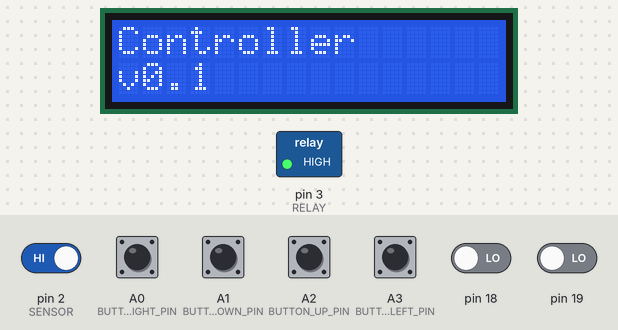
Recording of a sketch running on a simulated Arduino Uno, built with avr-gcc and run on an emulated ATmega328P. On the bench: 16×2 character LCD, switched loads named in the sketch (green lamp = pin HIGH). The test bench sets the inputs (shaded band); at power-on: A0 (BUTTON_RIGHT_PIN), A1 (BUTTON_DOWN_PIN), A2 (BUTTON_UP_PIN), A3 (BUTTON_LEFT_PIN), pin 2 (SENSOR) HIGH, pin 18, pin 19 LOW. EEPROM starts erased; what the sketch prints to the serial monitor is not drawn.

Above: at 1.2 s.
1.3 s: pin 2 (SENSOR) driven LOW
At 2.1 s:
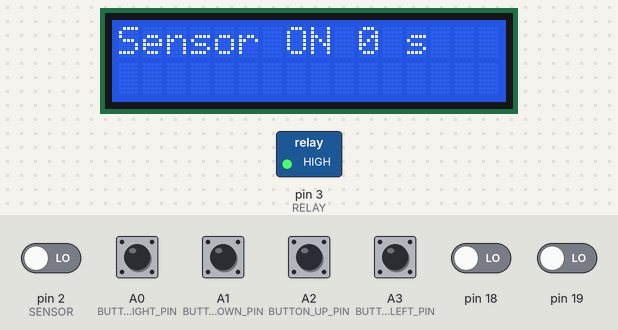
4.3 s: A0 (BUTTON_RIGHT_PIN) pulled LOW for 0.15 s
At 5.6 s:
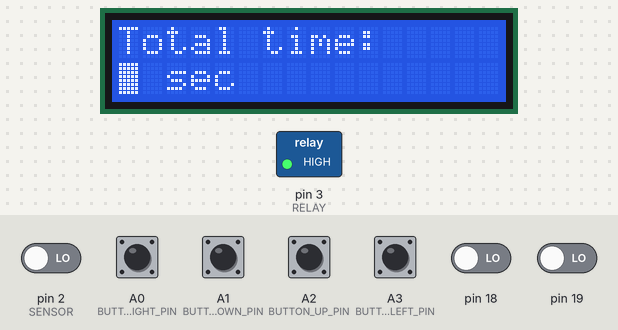
5.9 s: A3 (BUTTON_LEFT_PIN) pulled LOW for 0.15 s
At 6.9 s:
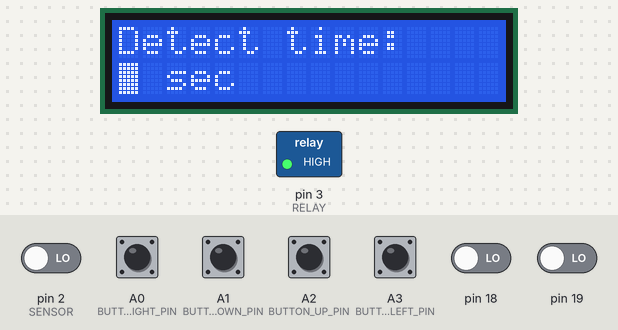
7.5 s: A0 (BUTTON_RIGHT_PIN) pulled LOW for 1 s
At 9.3 s:
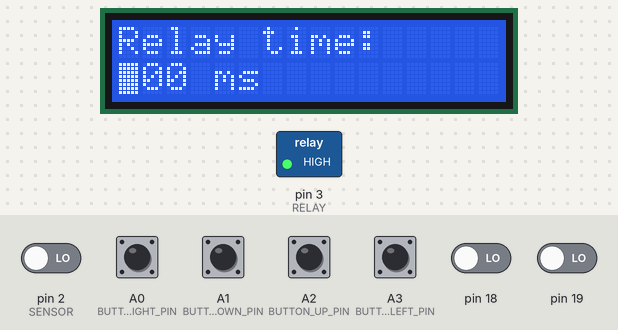
10.0 s: A3 (BUTTON_LEFT_PIN) pulled LOW for 1 s
At 12.2 s:
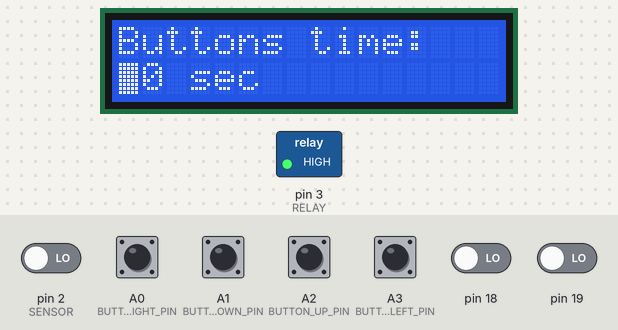
12.5 s: A0 (BUTTON_RIGHT_PIN) pulled LOW for 0.15 s
At 13.1 s:
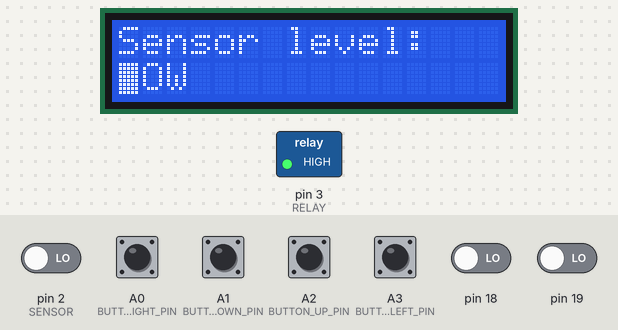
Timing chart, 0 to 15.5 s (numbered marks = the images above; inputs shaded):
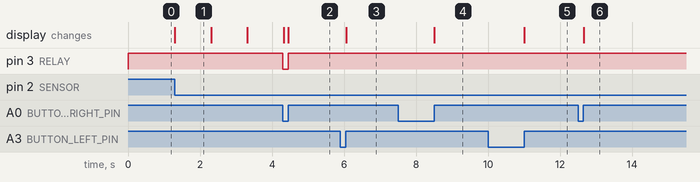

Measured:
- after the input at 1.3 s, the display: first changes at once (image 1 shows a later state)
- after the input at 4.3 s, the display: first differs from a run without the input after 0.16 s (image 2)
- after the input at 5.9 s, the display: changes after 0.16 s (image 3)
- after the input at 7.5 s, the display: changes after 1.0 s (image 4)
- after the input at 10.0 s, the display: changes after 1.0 s (image 5)
- after the input at 12.5 s, the display: changes after 0.16 s (image 6)
- what the display in image 1 shows lasts 1.0 s, from 1.3 s to 2.3 s

The sketch:

Controller.ino
```cpp
#include "Arduino.h"

// Необходимо заккоментировать, если не будут
// использоваться LCD-дисплей с кнопками управления
#define USE_LCD

#define DEFAULT_TOTAL_TIME		5		// в секундах
#define DEFAULT_DETECT_TIME		3		// в секундах
#define DEFAULT_RELAY_TIME		40		// в десятках миллисекунд 40 -> 400 миллисекунд
#define DEFAULT_BUTTONS_TIME	20		// в секундах

// Если сенсор при наличии листа выдаёт низкий уровень, то значение 1.
// Если -- высокий, то значение 0.
#define SENSOR_ACTIVE_LOW	1

// Если реле включается низким уровнем, то значение 1.
// Если -- высоким, то значение 0.
#define RELAY_ACTIVE_LOW	1

#define SERIAL_TIMEOUT		5			// в секундах
#define SERIAL_CTL_BUFFER	128

// Выводы модуля Arduino для подключения сенсора и реле
#define SENSOR	2
#define RELAY	3

// Выводы модуля Arduino для подключения кнопок управлдения
// ВНИМАНИЕ!!!! Если нужно изменить значения,
//              то необходимо переработать код в секции 'LCD/Keyboard Functions'.
#define BUTTON_RIGHT_PIN	A0
#define BUTTON_DOWN_PIN		A1
#define BUTTON_UP_PIN		A2
#define BUTTON_LEFT_PIN		A3

// Коды кнопок.
// Точнее биты.
// ВНИМАНИЕ!!!! Если нужно изменить значения,
//              то необходимо переработать код в секции 'LCD/Keyboard Functions'.
//              В частности, обработчик прерывания.
#define BUTTON_RIGHT_NUMBER		1
#define BUTTON_DOWN_NUMBER		2
#define BUTTON_UP_NUMBER		4
#define BUTTON_LEFT_NUMBER		8


#include <avr/eeprom.h>

#ifdef USE_LCD
#include <LiquidCrystal.h>

LiquidCrystal lcd( 8, 9, 4, 5, 6, 7);
#endif


// Структура, содержащая конфигурацию устройства.
// Значение параметра равное 0 или 0xFF говорит о том,
// что параметр не задан.
struct Config {
	// Обход дефекта, связанного с нулевой ячейкой EEPROM.
	uint8_t reserved;

	// Общее время нахождения листа в зоне действия устройства.
	// Секунды от 1 до 254.
	uint8_t totalTime;

	// Время определения наличия железного листа в зоне действия устройства.
	// Секунды от 1 до 254.
	uint8_t detectTime;

	// Время срабатывания реле. Период включения-выключения будет relayTime * 2.
	// Десятки миллисекунд от 1 до 254.
	uint8_t relayTime;

	// Время ожидания нажатия кнопок до выхода из меню конфигурации.
	// Если контроллер находится в режиме конфигурирования
	// и в течении заданного времени не нажимаются кнопки,
	// то контроллер выходит из режима конфигурирования.
	// Секунды от 1 до 254.
	uint8_t buttonsTime;

	struct {
		// Если сенсор при наличии листа выдаёт низкий уровень, то значение 1.
		// Если -- высокий, то значение 0.
		uint8_t sensorActiveLow : 1;

		// Если реле включается низким уровнем, то значение 1.
		// Если -- высоким, то значение 0.
		uint8_t relayActiveLow : 1;

		// Бит статуса.
		// Если 0, то флаги заданы.
		// Если 1, то -- нет.
		uint8_t status : 1;
	} flags;
};


// +++++++++++++++++++++ Controller configuration +++++++++++++++++++++

// Конфигурация, хранимая в EEPROM.
struct Config eeConfig EEMEM = { 0xFF, 0xFF, 0xFF, 0xFF, 0xFF, { 1, 1, 1 } };

// Копия конфигурации в ОЗУ.
struct Config config;

static inline void loadConfiguration() {
	eeprom_read_block(&config, &eeConfig, sizeof(Config));
}

uint8_t getTotalTime() {
	uint8_t result = config.totalTime;
	if ((result == 0)
			|| (result == 0xFF)) {
		result = DEFAULT_TOTAL_TIME;
	}
	return result;
}

void setTotalTime(uint8_t value) {
	config.totalTime = value;
	eeprom_update_byte(&eeConfig.totalTime, value);
}

uint8_t getDetectTime() {
	uint8_t result = config.detectTime;
	if ((result == 0)
			|| (result == 0xFF)) {
		result = DEFAULT_DETECT_TIME;
	}
	return result;
}

void setDetectTime(uint8_t value) {
	config.detectTime = value;
	eeprom_update_byte(&eeConfig.detectTime, value);
}

uint8_t getRelayTime() {
	uint8_t result = config.relayTime;
	if ((result == 0)
			|| (result == 0xFF)) {
		result = DEFAULT_RELAY_TIME;
	}
	return result;
}

void setRelayTime(uint8_t value) {
	config.relayTime = value;
	eeprom_update_byte(&eeConfig.relayTime, value);
}

uint8_t getButtonsTime() {
	uint8_t result = config.buttonsTime;
	if ((result == 0)
			|| (result == 0xFF)) {
		result = DEFAULT_BUTTONS_TIME;
	}
	return result;
}

void setButtonsTime(uint8_t value) {
	config.buttonsTime = value;
	eeprom_update_byte(&eeConfig.buttonsTime, value);
}

uint8_t getSensorActiveLow() {
	if (config.flags.status > 0) {
		return SENSOR_ACTIVE_LOW;
	} else {
		return config.flags.sensorActiveLow;
	}
}

void setSensorActiveLow(uint8_t value) {
	config.flags.status = 0;
	config.flags.sensorActiveLow = value;
	eeprom_update_block(&config.flags, &eeConfig.flags, sizeof(uint8_t));
}

uint8_t getRelayActiveLow() {
	if (config.flags.status > 0) {
		return RELAY_ACTIVE_LOW;
	} else {
		return config.flags.relayActiveLow;
	}
}

void setRelayActiveLow(uint8_t value) {
	config.flags.status = 0;
	config.flags.relayActiveLow = value;
	eeprom_update_block(&config.flags, &eeConfig.flags, sizeof(uint8_t));
}

// --------------------- Controller configuration ---------------------


// +++++++++++++++++++++ LCD/Keyboard Functions +++++++++++++++++++

// Задержка для подавления дребезга кнопок.
#define BOUNCING_DELAY	100		// in milliseconds

volatile uint8_t buttonsState;
volatile uint8_t lastChanges;
volatile unsigned long lastButtonsChange;

void (*onButtonPressed) (uint8_t button);

void defaultButtonPressed(uint8_t button);

void initButtons() {

	pinMode(BUTTON_UP_PIN, INPUT_PULLUP);
	pinMode(BUTTON_DOWN_PIN, INPUT_PULLUP);
	pinMode(BUTTON_LEFT_PIN, INPUT_PULLUP);
	pinMode(BUTTON_RIGHT_PIN, INPUT_PULLUP);

	buttonsState = PINC;
	lastChanges = 0;
	lastButtonsChange = 0;

	PCIFR = (1 << PCIF0) | (1 << PCIF1) | (1 << PCIF2);
	PCMSK1 =	(1 << PCINT8)		// Вывод A0 -- BUTTON_UP
				| (1 << PCINT9)		// Вывод A1 -- BUTTON_DOWN
				| (1 << PCINT10)	// Вывод A2 -- BUTTON_LEFT
				| (1 << PCINT11)	// Вывод A3 -- BUTTON_RIGHT
				;
	PCICR = (1 << PCIE1);	// Активация обработчика прерывания PCINT1_vect,
							// который "смотрит" за портом PINC (выводы A0 .. A5)
}

ISR(PCINT1_vect) {
	uint8_t newButtonsState = PINC;
	uint8_t changes = newButtonsState ^ buttonsState;
	if (changes) {
		if ((changes != lastChanges)
				|| ((millis() - lastButtonsChange) > BOUNCING_DELAY)) {
			for (uint8_t bit = 1; bit < 0x10; bit <<= 1) {
				if ((changes & bit)
						&& (newButtonsState & bit)
						&& onButtonPressed) {
					onButtonPressed(bit);
				}
			}
		}
		lastButtonsChange = millis();
		lastChanges = changes;
		buttonsState = newButtonsState;
	}
}

// --------------------- LCD/Keyboard Functions -------------------


// +++++++++++++++++++++ StateMachine Functions +++++++++++++++++++


enum class SENSOR_STATE : uint8_t {
	INIT,					// начальное состаяние
	SENSOR_OFF,				// листа нет под сенсором
	SENSOR_ON,				// сенсор определил наличие листа
	SENSOR_ON_DETECTED,		// лист находится по сенсором время равное detectTime
	SENSOR_ON_TOTAL,		// лист находится по сенсором время равное totalTime
	CONFIGURE,				// производится настройка контроллера, сенсор не проверятеся
#ifdef USE_LCD
	CONFIGURE_TOTAL_TIME,	// производится настройка контроллера, сенсор не проверятеся
	CONFIGURE_DETECT_TIME,	// производится настройка контроллера, сенсор не проверятеся
	CONFIGURE_RELAY_TIME,	// производится настройка контроллера, сенсор не проверятеся
	CONFIGURE_BUTTONS_TIME,	// производится настройка контроллера, сенсор не проверятеся
	CONFIGURE_SENSOR_LEVEL,	// производится настройка контроллера, сенсор не проверятеся
	CONFIGURE_RELAY_LEVEL,	// производится настройка контроллера, сенсор не проверятеся
#endif
	NONE
};

// Новое состояние
volatile SENSOR_STATE sensorState;

// Время переключения состояния (миллисекунды от старта МК)
volatile unsigned long switchStateTime;


void (*stateFunc) ();

void stateInit();
void stateSensorOff();
void stateSensorOn();
void stateSensorOnDetected();
void stateSensorOnTotal();
void stateConfigureDetectTime();
void stateConfigureTotalTime();
void stateConfigureRelayTime();
void stateConfigureButtonsTime();
void stateConfigureSensorLevel();
void stateConfigureRelayLevel();


// Возвращяет время прошедшее с последнего переключения состояния.
// В секундах.
uint8_t timeInterval() {
	unsigned long delta = millis() - switchStateTime;
	return delta / 1000;
}

void stateInit() {
	if (SENSOR_STATE::INIT != sensorState) {
		sensorState = SENSOR_STATE::INIT;
		switchStateTime = millis();
#ifdef USE_LCD
		lcd.noBlink();
		lcd.clear();
		lcd.setCursor(0, 0);
		lcd.print(F("Controller"));
		lcd.setCursor(0, 1);
		lcd.print(F("v0.1"));
#endif
		Serial.println(F("Controller v0.1"));
	} else if (timeInterval() >= getTotalTime()) {
		stateFunc = stateSensorOff;
	}

	onButtonPressed = defaultButtonPressed;
}

void stateSensorOff() {
	relayDeactivate();
	if (SENSOR_STATE::SENSOR_OFF != sensorState) {
		sensorState = SENSOR_STATE::SENSOR_OFF;
		switchStateTime = millis();
#ifdef USE_LCD
		lcd.clear();
		lcd.setCursor(0, 0);
		lcd.print(F("Sensor OFF"));
#endif
		Serial.println(F("Sensor OFF"));
	}
}

void stateSensorOn() {
	relayDeactivate();
	uint8_t ti = timeInterval();
	if (SENSOR_STATE::SENSOR_ON != sensorState) {
		sensorState = SENSOR_STATE::SENSOR_ON;
		switchStateTime = millis();
#ifdef USE_LCD
		lcd.clear();
		lcd.setCursor(0, 0);
		lcd.print(F("Sensor ON"));
#endif
		Serial.println(F("Sensor ON"));
	} else if (ti >= getDetectTime()) {
		stateFunc = stateSensorOnDetected;
	} else {
#ifdef USE_LCD
		lcd.setCursor(10, 0);
		lcd.print(ti, 10);
		lcd.print(F(" s  "));
#endif
		Serial.print(ti, 10);
		Serial.println(F("sec"));
	}
}

void stateSensorOnDetected() {
	uint8_t ti = timeInterval();
	if (SENSOR_STATE::SENSOR_ON_DETECTED != sensorState) {
		sensorState = SENSOR_STATE::SENSOR_ON_DETECTED;
		switchStateTime = millis();
		relayActivate();
#ifdef USE_LCD
		lcd.clear();
		lcd.setCursor(0, 0);
		lcd.print(F("Sensor ON"));
		lcd.setCursor(0, 1);
		lcd.print(F("Plate detected"));
#endif
		Serial.println(F("Plate detected"));
	} else if (ti >= (getTotalTime() - getDetectTime())) {
		stateFunc = stateSensorOnTotal;
	} else {
#ifdef USE_LCD
		lcd.setCursor(10, 0);
		lcd.print(ti, 10);
		lcd.print(F(" s  "));
#endif
		Serial.print(ti, 10);
		Serial.println(F("sec"));
	}
}

void stateSensorOnTotal() {
	relayDeactivate();
	if (SENSOR_STATE::SENSOR_ON_TOTAL != sensorState) {
		sensorState = SENSOR_STATE::SENSOR_ON_TOTAL;
		switchStateTime = millis();
		lcd.clear();
#ifdef USE_LCD
		lcd.setCursor(0, 0);
		lcd.print(F("Sensor ON"));
		lcd.setCursor(0, 1);
		lcd.print(F("Time elapsed"));
#endif
		Serial.println(F("Time elapsed"));
	}
}

#ifdef USE_LCD

void printSeconds(uint8_t value) {
	lcd.setCursor(0, 1);
	lcd.print(value, 10);
	lcd.print(F(" sec    "));
	lcd.setCursor(0, 1);
	lcd.blink();
}

void printMillis(uint8_t value) {
	lcd.setCursor(0, 1);
	lcd.print(value, 10);
	lcd.print(F("0 ms    "));
	lcd.setCursor(0, 1);
	lcd.blink();
}

void printLevel(uint8_t value) {
	lcd.setCursor(0, 1);
	if (value) {
		lcd.print(F("LOW   "));
	} else {
		lcd.print(F("HIGH   "));
	}
	lcd.setCursor(0, 1);
	lcd.blink();
}

volatile uint8_t tempValue;
void (*nextStateFunc) ();
void (*printValueFunc) (uint8_t value);
void (*setTimeFunc) (uint8_t value);
void (*setLevelFunc) (uint8_t value);


volatile unsigned long configTime;

uint8_t checkConfigTimeout() {
	relayDeactivate();
	unsigned long delta = millis() - configTime;
	if ((delta / 1000) > getButtonsTime()) {
		stateFunc = stateInit;
		return 0;
	} else {
		return 1;
	}
}

void configureTimePressed(uint8_t button) {
	configTime = millis();
	if (button & BUTTON_UP_NUMBER) {			// увеличение значения
		tempValue++;
		if (tempValue == 0xFF) {
			tempValue = 1;
		}
		printValueFunc(tempValue);
	} else if (button & BUTTON_DOWN_NUMBER) {	// уменьшение значения
		tempValue--;
		if (tempValue == 0) {
			tempValue = 0xFE;
		}
		printValueFunc(tempValue);
	} else if (button & BUTTON_LEFT_NUMBER) {	// сохранение значения
		if (setTimeFunc) {
			setTimeFunc(tempValue);
		}
		stateFunc = nextStateFunc;
	} else if (button & BUTTON_RIGHT_NUMBER) {	// отмена изменения
		stateFunc = nextStateFunc;
	}
}

void configureLevelPressed(uint8_t button) {
	configTime = millis();
	if (button & BUTTON_UP_NUMBER) {			// увеличение значения
		tempValue = (tempValue + 1) & 1;
		printValueFunc(tempValue);
	} else if (button & BUTTON_DOWN_NUMBER) {	// уменьшение значения
		tempValue = (tempValue - 1) & 1;
		printValueFunc(tempValue);
	} else if (button & BUTTON_LEFT_NUMBER) {	// сохранение значения
		if (setTimeFunc) {
			setTimeFunc(tempValue);
		}
		stateFunc = nextStateFunc;
	} else if (button & BUTTON_RIGHT_NUMBER) {	// отмена изменения
		stateFunc = nextStateFunc;
	}
}

void stateConfigureTotalTime() {
	if (checkConfigTimeout()) {
		if (SENSOR_STATE::CONFIGURE_TOTAL_TIME != sensorState) {
			sensorState = SENSOR_STATE::CONFIGURE_TOTAL_TIME;
			tempValue = getTotalTime();
			lcd.clear();
			lcd.setCursor(0, 0);
			lcd.print(F("Total time:"));

			setTimeFunc = setTotalTime;
			printValueFunc = printSeconds;
			onButtonPressed = configureTimePressed;
			nextStateFunc = stateConfigureDetectTime;

			printValueFunc(tempValue);
		}
	}
}

void stateConfigureDetectTime() {
	if (checkConfigTimeout()) {
		if (SENSOR_STATE::CONFIGURE_DETECT_TIME != sensorState) {
			sensorState = SENSOR_STATE::CONFIGURE_DETECT_TIME;
			tempValue = getDetectTime();
			lcd.clear();
			lcd.setCursor(0, 0);
			lcd.print(F("Detect time:"));

			setTimeFunc = setDetectTime;
			printValueFunc = printSeconds;
			onButtonPressed = configureTimePressed;
			nextStateFunc = stateConfigureRelayTime;

			printValueFunc(tempValue);
		}
	}
}

void stateConfigureRelayTime() {
	if (checkConfigTimeout()) {
		if (SENSOR_STATE::CONFIGURE_RELAY_TIME != sensorState) {
			sensorState = SENSOR_STATE::CONFIGURE_RELAY_TIME;
			tempValue = getRelayTime();
			lcd.clear();
			lcd.setCursor(0, 0);
			lcd.print(F("Relay time:"));

			setTimeFunc = setRelayTime;
			printValueFunc = printMillis;
			onButtonPressed = configureTimePressed;
			nextStateFunc = stateConfigureButtonsTime;

			printValueFunc(tempValue);
		}
	}
}

void stateConfigureButtonsTime() {
	if (checkConfigTimeout()) {
		if (SENSOR_STATE::CONFIGURE_BUTTONS_TIME != sensorState) {
			sensorState = SENSOR_STATE::CONFIGURE_BUTTONS_TIME;
			tempValue = getButtonsTime();
			lcd.clear();
			lcd.setCursor(0, 0);
			lcd.print(F("Buttons time:"));

			setTimeFunc = setButtonsTime;
			printValueFunc = printSeconds;
			onButtonPressed = configureTimePressed;
			nextStateFunc = stateConfigureSensorLevel;

			printValueFunc(tempValue);
		}
	}
}

void stateConfigureSensorLevel() {
	if (checkConfigTimeout()) {
		if (SENSOR_STATE::CONFIGURE_SENSOR_LEVEL != sensorState) {
			sensorState = SENSOR_STATE::CONFIGURE_SENSOR_LEVEL;
			tempValue = getSensorActiveLow();
			lcd.clear();
			lcd.setCursor(0, 0);
			lcd.print(F("Sensor level:"));

			setLevelFunc = setSensorActiveLow;
			printValueFunc = printLevel;
			onButtonPressed = configureLevelPressed;
			nextStateFunc = stateConfigureRelayLevel;

			printValueFunc(tempValue);
		}
	}
}

void stateConfigureRelayLevel() {
	if (checkConfigTimeout()) {
		if (SENSOR_STATE::CONFIGURE_RELAY_LEVEL != sensorState) {
			sensorState = SENSOR_STATE::CONFIGURE_RELAY_LEVEL;
			tempValue = getRelayActiveLow();
			lcd.clear();
			lcd.setCursor(0, 0);
			lcd.print(F("Relay level:"));

			setLevelFunc = setRelayActiveLow;
			printValueFunc = printLevel;
			onButtonPressed = configureLevelPressed;
			nextStateFunc = stateInit;

			printValueFunc(tempValue);
		}
	}
}


void defaultButtonPressed(uint8_t button) {
	if (button) {
		stateFunc = stateConfigureTotalTime;
		configTime = millis();
	}
}

#endif

// --------------------- StateMachine Functions -------------------

// +++++++++++++++++++++ Serial Functions +++++++++++++++++++++++++

uint16_t ctlBufferIndex;
uint16_t splitIndex;
char ctlBuffer[SERIAL_CTL_BUFFER];
unsigned long lastSerialTime;

void initSerialCtl() {
	ctlBufferIndex = 0;
	lastSerialTime = 0;
	Serial.begin(9600);
}

void processSerial() {
	unsigned long delta = millis() - lastSerialTime;
	if ((delta / 1000) > SERIAL_TIMEOUT) {
		ctlBufferIndex = 0;
		splitIndex = 0;
	}
	while (Serial.available()) {
		lastSerialTime = millis();
		uint8_t ch = Serial.read();
		if (((ch >= 'a') && (ch <= 'z'))
				|| ((ch >= 'A') && (ch <= 'Z'))
				|| ((ch >= '0') && (ch <= '9'))
				|| (ch == '?')) {
			ctlBuffer[ctlBufferIndex] = ch;
			ctlBufferIndex++;
			if (ctlBufferIndex == SERIAL_CTL_BUFFER) {
				ctlBufferIndex = 0;
				splitIndex = 0;
			}
		} else if (ch == ' ') {
		} else if (ch == '=') {
			ctlBuffer[ctlBufferIndex] = 0;
			splitIndex = ctlBufferIndex;
			ctlBufferIndex++;
		} else if ((ch == '\r')
					|| (ch == '\n')) {
			ctlBuffer[ctlBufferIndex] = 0;
			if ((splitIndex > 0)
					&& (splitIndex < ctlBufferIndex)) {
				processKeyValuePair(ctlBuffer, ctlBuffer + splitIndex + 1);
			}
			ctlBufferIndex = 0;
			splitIndex = 0;
		} else {
			ctlBufferIndex = 0;
			splitIndex = 0;
		}
	}
}

void processKeyValuePair(const char *key, const char *value) {
	if (strcmp_P(key, PSTR("total")) == 0) {
		if (value[0] != '?') {
			uint8_t iVal = atoi(value);
			setTotalTime(iVal);
		}
		Serial.print(F("total time: "));
		Serial.print(getTotalTime());
		Serial.println(F(" sec"));
	} else if (strcmp_P(key, PSTR("detect")) == 0) {
		if (value[0] != '?') {
			uint8_t iVal = atoi(value);
			setDetectTime(iVal);
		}
		Serial.print(F("detect time: "));
		Serial.print(getDetectTime());
		Serial.println(F(" sec"));
	} else if (strcmp_P(key, PSTR("relay")) == 0) {
		if (value[0] != '?') {
			uint16_t iVal = atoi(value);
			setRelayTime(iVal / 10);
		}
		Serial.print(F("relay time: "));
		Serial.print(getRelayTime() * 10);
		Serial.println(F(" ms"));
	} else if (strcmp_P(key, PSTR("buttons")) == 0) {
		if (value[0] != '?') {
			uint8_t iVal = atoi(value);
			setButtonsTime(iVal);
		}
		Serial.print(F("buttons time: "));
		Serial.print(getButtonsTime());
		Serial.println(F(" sec"));
	} else if (strcmp_P(key, PSTR("sensorLevel")) == 0) {
		if (value[0] != '?') {
			if (strcmp_P(value, PSTR("low")) == 0) {
				setSensorActiveLow(1);
			} else if (strcmp_P(value, PSTR("high")) == 0) {
				setSensorActiveLow(0);
			}
		}
		Serial.print(F("sensor level: "));
		if (getSensorActiveLow()) {
			Serial.println(F("LOW"));
		} else {
			Serial.println(F("HIGH"));
		}
	} else if (strcmp_P(key, PSTR("relayLevel")) == 0) {
		if (value[0] != '?') {
			if (strcmp_P(value, PSTR("low")) == 0) {
				setRelayActiveLow(1);
			} else if (strcmp_P(value, PSTR("high")) == 0) {
				setRelayActiveLow(0);
			}
		}
		Serial.print(F("relay level: "));
		if (getRelayActiveLow()) {
			Serial.println(F("LOW"));
		} else {
			Serial.println(F("HIGH"));
		}
	}
}

// --------------------- Serial Functions -------------------------


void setup() {

	sensorState = SENSOR_STATE::NONE;
	stateFunc = stateInit;

	loadConfiguration();

	initSerialCtl();

	if (getRelayActiveLow()) {
		digitalWrite(RELAY, HIGH);
	} else {
		digitalWrite(RELAY, LOW);
	}
	pinMode(RELAY, OUTPUT);
	relayDeactivate();

	if (getSensorActiveLow()) {
		pinMode(SENSOR, INPUT_PULLUP);
	} else {
		pinMode(SENSOR, INPUT);
	}

#ifdef USE_LCD
	lcd.begin(16, 2);

	initButtons();
#endif

	attachInterrupt(digitalPinToInterrupt(SENSOR), sensorInterrupt, CHANGE);

	switchStateTime = millis();

}


void loop() {
	stateFunc();
	processSerial();
}


void sensorInterrupt() {
	uint8_t pinState = digitalRead(SENSOR) & 1;

	if (getSensorActiveLow()) {
		pinState = (pinState + 1) & 1;
	}

	if (sensorState < SENSOR_STATE::CONFIGURE) {
		if (pinState) {
			stateFunc = stateSensorOn;
		} else {
			stateFunc = stateSensorOff;
		}
	}
}


void relayOn() {
	if (getRelayActiveLow()) {
		digitalWrite(RELAY, LOW);
	} else {
		digitalWrite(RELAY, HIGH);
	}
}

void relayOff() {
	if (getRelayActiveLow()) {
		digitalWrite(RELAY, HIGH);
	} else {
		digitalWrite(RELAY, LOW);
	}
}

void relayActivate() {

	uint16_t period = getRelayTime() * 2 * 10 * 8;

	TCNT1 = 0;

	TCCR1A = (1 << WGM11) | (1 << WGM10);
	TCCR1B = (1 << WGM13) | (1 << WGM12)
				| (1 << CS12) | (1 << CS10);	// Timer1 prescaller = 1024

	OCR1A = period;
	OCR1B = period / 2;

	TIFR1 = (1 << OCF1B) | (1 << OCF1A) | (1 << TOV1);
	TIMSK1 = (1 << OCIE1B) | (1 << TOIE1);

	relayOn();
}

void relayDeactivate() {

	TCCR1B = 0;
	TIFR1 = (1 << OCF1B) | (1 << OCF1A) | (1 << TOV1);
	TIMSK1 = 0;

	relayOff();
}


ISR(TIMER1_COMPB_vect) {
	relayOff();
}

ISR(TIMER1_OVF_vect) {
	relayOn();
}
```
